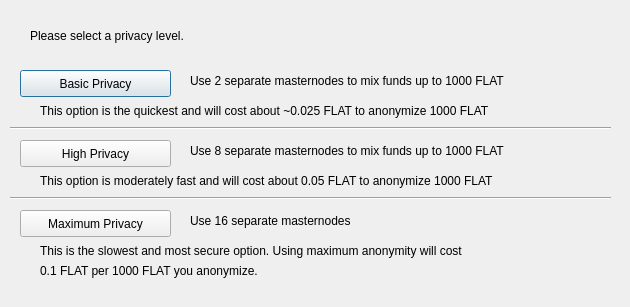
<?xml version="1.0" encoding="UTF-8"?>
<ui version="4.0">
 <class>DarksendConfig</class>
 <widget class="QDialog" name="DarksendConfig">
  <property name="geometry">
   <rect>
    <x>0</x>
    <y>0</y>
    <width>630</width>
    <height>307</height>
   </rect>
  </property>
  <property name="windowTitle">
   <string>Configure PrivateSend</string>
  </property>
  <widget class="QPushButton" name="buttonBasic">
   <property name="geometry">
    <rect>
     <x>20</x>
     <y>70</y>
     <width>151</width>
     <height>27</height>
    </rect>
   </property>
   <property name="text">
    <string>Basic Privacy</string>
   </property>
  </widget>
  <widget class="QPushButton" name="buttonHigh">
   <property name="geometry">
    <rect>
     <x>20</x>
     <y>140</y>
     <width>151</width>
     <height>27</height>
    </rect>
   </property>
   <property name="text">
    <string>High Privacy</string>
   </property>
  </widget>
  <widget class="QPushButton" name="buttonMax">
   <property name="geometry">
    <rect>
     <x>20</x>
     <y>210</y>
     <width>151</width>
     <height>27</height>
    </rect>
   </property>
   <property name="text">
    <string>Maximum Privacy</string>
   </property>
  </widget>
  <widget class="QLabel" name="label">
   <property name="geometry">
    <rect>
     <x>30</x>
     <y>20</y>
     <width>571</width>
     <height>31</height>
    </rect>
   </property>
   <property name="text">
    <string>Please select a privacy level.</string>
   </property>
  </widget>
  <widget class="QLabel" name="label_2">
   <property name="geometry">
    <rect>
     <x>190</x>
     <y>70</y>
     <width>421</width>
     <height>21</height>
    </rect>
   </property>
   <property name="text">
    <string>Use 2 separate masternodes to mix funds up to 1000 FLAT</string>
   </property>
  </widget>
  <widget class="QLabel" name="label_3">
   <property name="geometry">
    <rect>
     <x>190</x>
     <y>140</y>
     <width>411</width>
     <height>21</height>
    </rect>
   </property>
   <property name="text">
    <string>Use 8 separate masternodes to mix funds up to 1000 FLAT</string>
   </property>
  </widget>
  <widget class="QLabel" name="label_4">
   <property name="geometry">
    <rect>
     <x>190</x>
     <y>210</y>
     <width>421</width>
     <height>21</height>
    </rect>
   </property>
   <property name="text">
    <string>Use 16 separate masternodes</string>
   </property>
  </widget>
  <widget class="QLabel" name="label_6">
   <property name="geometry">
    <rect>
     <x>40</x>
     <y>100</y>
     <width>561</width>
     <height>21</height>
    </rect>
   </property>
   <property name="text">
    <string>This option is the quickest and will cost about ~0.025 FLAT to anonymize 1000 FLAT</string>
   </property>
  </widget>
  <widget class="QLabel" name="label_7">
   <property name="geometry">
    <rect>
     <x>40</x>
     <y>170</y>
     <width>561</width>
     <height>21</height>
    </rect>
   </property>
   <property name="text">
    <string>This option is moderately fast and will cost about 0.05 FLAT to anonymize 1000 FLAT</string>
   </property>
  </widget>
  <widget class="QLabel" name="label_8">
   <property name="geometry">
    <rect>
     <x>40</x>
     <y>240</y>
     <width>561</width>
     <height>21</height>
    </rect>
   </property>
   <property name="text">
    <string>This is the slowest and most secure option. Using maximum anonymity will cost</string>
   </property>
  </widget>
  <widget class="QLabel" name="label_9">
   <property name="geometry">
    <rect>
     <x>40</x>
     <y>260</y>
     <width>561</width>
     <height>21</height>
    </rect>
   </property>
   <property name="text">
    <string>0.1 FLAT per 1000 FLAT you anonymize.</string>
   </property>
  </widget>
  <widget class="Line" name="line">
   <property name="geometry">
    <rect>
     <x>10</x>
     <y>120</y>
     <width>601</width>
     <height>16</height>
    </rect>
   </property>
   <property name="orientation">
    <enum>Qt::Horizontal</enum>
   </property>
  </widget>
  <widget class="Line" name="line_2">
   <property name="geometry">
    <rect>
     <x>10</x>
     <y>190</y>
     <width>601</width>
     <height>16</height>
    </rect>
   </property>
   <property name="orientation">
    <enum>Qt::Horizontal</enum>
   </property>
  </widget>
 </widget>
 <resources/>
 <connections/>
</ui>
